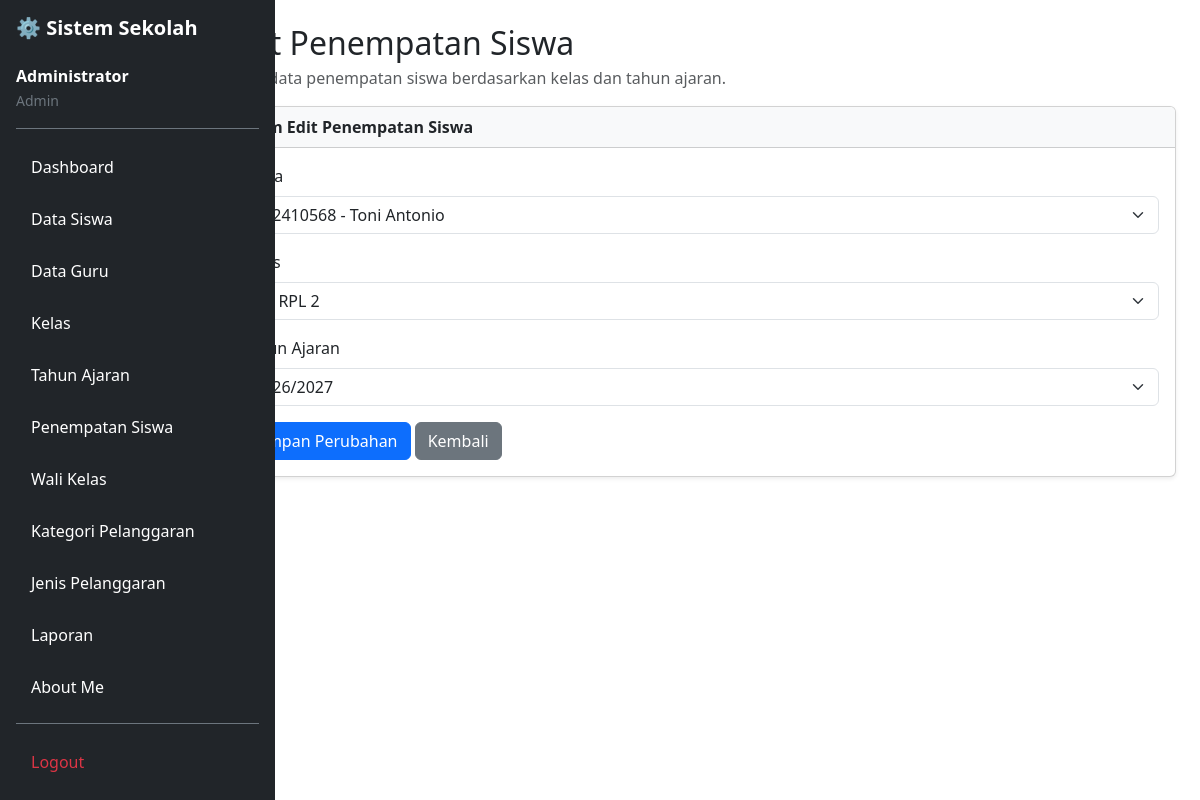
Page /edit_penempatan.php?id=50 (signed in) on the committed database.
### tables this page shows
CREATE TABLE `t_kelas_siswa` (
  `id` int(11) NOT NULL,
  `siswa_id` int(11) DEFAULT NULL,
  `tahun_ajaran_id` int(11) DEFAULT NULL,
  `kelas_id` int(11) DEFAULT NULL,
  `tanggal_mulai` date NOT NULL,
  `tanggal_selesai` date NOT NULL,
  `status_aktif` tinyint(1) NOT NULL,
  `created_at` timestamp NOT NULL DEFAULT current_timestamp(),
  `updated_at` timestamp NOT NULL DEFAULT current_timestamp()
);

CREATE TABLE `t_siswa` (
  `id` int(11) NOT NULL,
  `nis` varchar(10) DEFAULT NULL,
  `nisn` varchar(10) NOT NULL,
  `nama` varchar(150) DEFAULT NULL,
  `jenis_kelamin` char(1) NOT NULL,
  `tanggal_lahir` date NOT NULL,
  `alamat` text NOT NULL,
  `status_aktif` tinyint(1) NOT NULL,
  `created_at` timestamp NOT NULL DEFAULT current_timestamp(),
  `updated_at` timestamp NOT NULL DEFAULT current_timestamp()
);

CREATE TABLE `t_kelas` (
  `id` int(11) NOT NULL,
  `nama` varchar(100) DEFAULT NULL,
  `tingkat` varchar(20) NOT NULL,
  `jurusan` varchar(100) NOT NULL,
  `status_aktif` tinyint(1) NOT NULL,
  `created_at` timestamp NOT NULL DEFAULT current_timestamp(),
  `updated_at` timestamp NOT NULL DEFAULT current_timestamp()
);

CREATE TABLE `t_tahun_ajaran` (
  `id` int(11) NOT NULL,
  `nama` varchar(20) DEFAULT NULL,
  `tanggal_mulai` date NOT NULL,
  `tanggal_selesai` date NOT NULL,
  `status_aktif` tinyint(1) NOT NULL,
  `created_at` timestamp NOT NULL DEFAULT current_timestamp(),
  `updated_at` timestamp NOT NULL DEFAULT current_timestamp()
);

### edit_penempatan.php (the view, shortened to what this page needs)
<?php
include 'config/koneksi.php';
$id = (int) ($_GET['id'] ?? $_POST['id'] ?? 0);
$stmt = mysqli_prepare(
    $koneksi,
    "SELECT * FROM t_kelas_siswa WHERE id = ?"
);
mysqli_stmt_bind_param($stmt, "i", $id);
mysqli_stmt_execute($stmt);
$result = mysqli_stmt_get_result($stmt);
$data = mysqli_fetch_assoc($result);
$siswa = mysqli_query(
    $koneksi,
    "SELECT id, nis, nama FROM t_siswa ORDER BY nama ASC"
);
$kelas = mysqli_query(
    $koneksi,
    "SELECT id, nama FROM t_kelas ORDER BY nama ASC"
);
$tahun = mysqli_query(
    $koneksi,
    "SELECT id, nama FROM t_tahun_ajaran ORDER BY id DESC"
);
?>
<!DOCTYPE html>
<html lang="id">
<head>
    <link href="https://cdn.jsdelivr.net/npm/bootstrap@5.3.8/dist/css/bootstrap.min.css"
          rel="stylesheet">
</head>
<body>
<div class="container-fluid">
    <div class="row">
        <?php include 'layout/sidebar.php'; ?>
        <main class="col-md-9 col-lg-10 offset-md-3 offset-lg-2 p-4">
            <h2 class="mb-1">Edit Penempatan Siswa</h2>
            <p class="text-muted">
                Ubah data penempatan siswa berdasarkan kelas dan tahun ajaran.
            </p>
            <div class="card shadow-sm">
                <div class="card-header bg-light fw-bold">
                    Form Edit Penempatan Siswa
                </div>
                <div class="card-body">
                    <form method="POST"
                          action="edit_penempatan.php?id=<?= $id ?>">
                        <div class="mb-3">
                            <label class="form-label">Siswa</label>
                            <select name="siswa_id" class="form-select" required>
                                <?php while ($row = mysqli_fetch_assoc($siswa)): ?>
                                    <option
                                        value="<?= (int) $row['id'] ?>"
                                        <?= ($data['siswa_id'] == $row['id']) ? 'selected' : '' ?>
                                    >
                                        <?= htmlspecialchars($row['nis'] . ' - ' . $row['nama'], ENT_QUOTES, 'UTF-8') ?>
                                    </option>
                                <?php endwhile; ?>
                            </select>
                        </div>
                        <div class="mb-3">
                            <label class="form-label">Kelas</label>
                            <select name="kelas_id" class="form-select" required>
                                <?php while ($row = mysqli_fetch_assoc($kelas)): ?>
                                    <option
                                        value="<?= (int) $row['id'] ?>"
                                        <?= ($data['kelas_id'] == $row['id']) ? 'selected' : '' ?>
                                    >
                                        <?= htmlspecialchars($row['nama'], ENT_QUOTES, 'UTF-8') ?>
                                    </option>
                                <?php endwhile; ?>
                            </select>
                        </div>
                        <div class="mb-3">
                            <label class="form-label">Tahun Ajaran</label>
                            <select name="tahun_ajaran_id" class="form-select" required>
                                <?php while ($row = mysqli_fetch_assoc($tahun)): ?>
                                    <option
                                        value="<?= (int) $row['id'] ?>"
                                        <?= ($data['tahun_ajaran_id'] == $row['id']) ? 'selected' : '' ?>
                                    >
                                        <?= htmlspecialchars($row['nama'], ENT_QUOTES, 'UTF-8') ?>
                                    </option>
                                <?php endwhile; ?>
                            </select>
                        </div>
                        <button type="submit" class="btn btn-primary">
                            Simpan Perubahan
                        </button>
                        <a href="penempatan_siswa.php" class="btn btn-secondary">
                            Kembali
                        </a>
                    </form>
                </div>
            </div>
        </main>
    </div>
</div>
</body>
</html>

### rows in the picture
t_kelas_siswa: siswa_id "102410568 - Toni Antonio", kelas_id "XII RPL 2", tahun_ajaran_id "2026/2027"

### other values in the picture
$_SESSION['name'] "Administrator"
str_replace('_', ' ', $role) "Admin"
$item[0] "Dashboard"
$item[0] "Data Siswa"
$item[0] "Data Guru"
$item[0] "Kelas"
$item[0] "Tahun Ajaran"
$item[0] "Penempatan Siswa"
$item[0] "Wali Kelas"
$item[0] "Kategori Pelanggaran"
$item[0] "Jenis Pelanggaran"
$item[0] "Laporan"
$item[0] "About Me"
